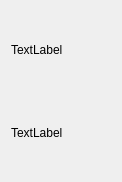
<?xml version="1.0" encoding="UTF-8"?>
<ui version="4.0">
 <class>Pelikortti</class>
 <widget class="QWidget" name="Pelikortti">
  <property name="geometry">
   <rect>
    <x>0</x>
    <y>0</y>
    <width>122</width>
    <height>182</height>
   </rect>
  </property>
  <property name="sizePolicy">
   <sizepolicy hsizetype="Maximum" vsizetype="Maximum">
    <horstretch>0</horstretch>
    <verstretch>0</verstretch>
   </sizepolicy>
  </property>
  <property name="minimumSize">
   <size>
    <width>30</width>
    <height>45</height>
   </size>
  </property>
  <property name="maximumSize">
   <size>
    <width>122</width>
    <height>182</height>
   </size>
  </property>
  <property name="cursor">
   <cursorShape>PointingHandCursor</cursorShape>
  </property>
  <property name="windowTitle">
   <string>Form</string>
  </property>
  <property name="styleSheet">
   <string notr="true">border-color: rgb(0, 0, 0);</string>
  </property>
  <layout class="QVBoxLayout" name="verticalLayout_2">
   <item>
    <widget class="QLabel" name="agentinnimi">
     <property name="text">
      <string>TextLabel</string>
     </property>
    </widget>
   </item>
   <item>
    <widget class="QLabel" name="label_2">
     <property name="text">
      <string>TextLabel</string>
     </property>
    </widget>
   </item>
  </layout>
 </widget>
 <resources/>
 <connections/>
</ui>
